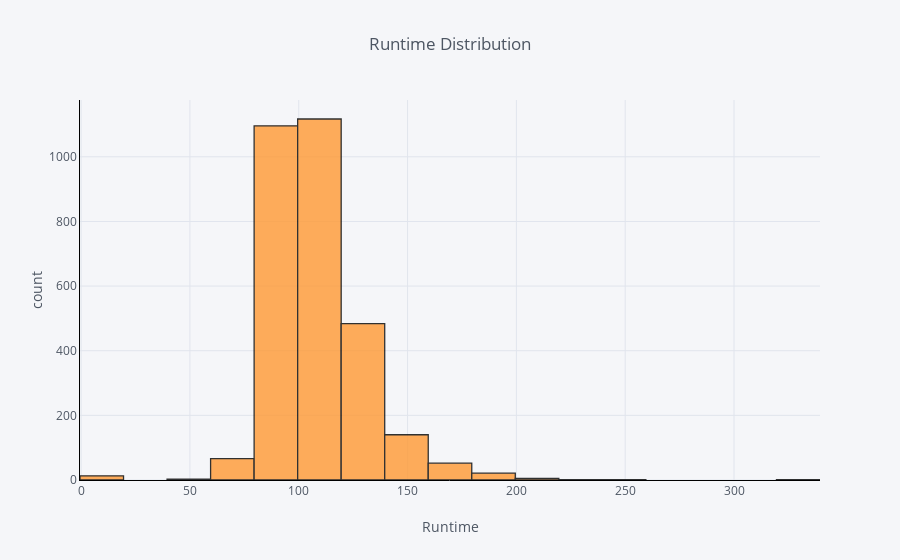

This figure's notebook cell:
### Code cell
#Lets see how runtime is affected by year and genre as well
train['runtime'].iplot(
    kind='hist',
    bins=30,
    xTitle='Runtime',
    linecolor='black',
    yTitle='count',
    title='Runtime Distribution')

### Figure 1 — Plotly figure (JSON) as saved in the notebook; plotly's stock layout.template omitted (floating-point values rounded to 4 significant figures; data arrays with more than 128 entries replaced by an {"elided": "..."} marker saying what was removed)
{"data": [{"histfunc": "count", "histnorm": "", "marker": {"color": "rgba(255, 153, 51, 1.0)", "line": {"color": "#000000", "width": 1.3}}, "name": "runtime", "nbinsx": 30, "opacity": 0.8, "orientation": "v", "type": "histogram", "uid": "6765be90-6f57-42af-a57f-cbeea2f9de53", "x": {"elided": "3000 int values"}}], "layout": {"barmode": "overlay", "legend": {"bgcolor": "#F5F6F9", "font": {"color": "#4D5663"}}, "paper_bgcolor": "#F5F6F9", "plot_bgcolor": "#F5F6F9", "title": {"font": {"color": "#4D5663"}, "text": "Runtime Distribution"}, "xaxis": {"gridcolor": "#E1E5ED", "linecolor": "black", "showgrid": true, "tickfont": {"color": "#4D5663"}, "title": {"font": {"color": "#4D5663"}, "text": "Runtime"}, "zerolinecolor": "#E1E5ED"}, "yaxis": {"gridcolor": "#E1E5ED", "linecolor": "black", "showgrid": true, "tickfont": {"color": "#4D5663"}, "title": {"font": {"color": "#4D5663"}, "text": "count"}, "zerolinecolor": "#E1E5ED"}}}
